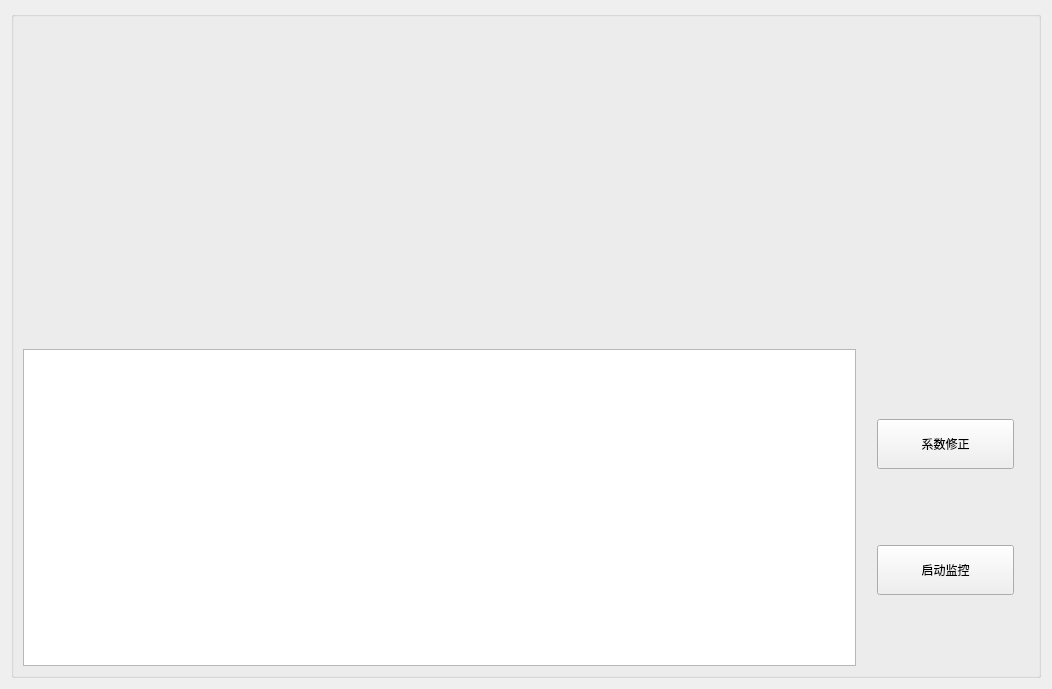
<?xml version="1.0" encoding="UTF-8"?>
<ui version="4.0">
  <class>disp2dwindow</class>
  <widget class="QWidget" name="disp2dwindow">
    <property name="geometry">
      <rect>
        <x>0</x>
        <y>0</y>
        <width>1052</width>
        <height>689</height>
      </rect>
    </property>
    <property name="windowTitle">
      <string>Form</string>
    </property>
    <layout class="QGridLayout" name="gridLayout">
      <item row="0" column="0">
        <widget class="QGroupBox" name="TwoD_groupBox_Picture">
          <property name="title">
            <string />
          </property>
          <layout class="QVBoxLayout" name="verticalLayout_3" stretch="10,10">
            <item>
              <widget class="QLabel" name="lable_Picture">
                <property name="sizePolicy">
                  <sizepolicy hsizetype="Ignored" vsizetype="Ignored">
                    <horstretch>0</horstretch>
                    <verstretch>0</verstretch>
                  </sizepolicy>
                </property>
                <property name="text">
                  <string />
                </property>
                <property name="textFormat">
                  <enum>Qt::AutoText</enum>
                </property>
                <property name="pixmap">
                  <pixmap resource="../../resources/legacy_ui.qrc">:/disp2d/disp2d/image2.jpg</pixmap>
                </property>
                <property name="scaledContents">
                  <bool>true</bool>
                </property>
                <property name="alignment">
                  <set>Qt::AlignLeading|Qt::AlignLeft|Qt::AlignVCenter</set>
                </property>
              </widget>
            </item>
            <item>
              <layout class="QHBoxLayout" name="horizontalLayout_2" stretch="50,10">
                <item>
                  <widget class="QTableView" name="table_Disp2DPara">
                    <property name="styleSheet">
                      <string notr="true" />
                    </property>
                  </widget>
                </item>
                <item>
                  <layout class="QVBoxLayout" name="verticalLayout_4">
                    <property name="leftMargin">
                      <number>15</number>
                    </property>
                    <property name="rightMargin">
                      <number>15</number>
                    </property>
                    <item>
                      <widget class="QPushButton" name="pbtn_ParaRevise">
                        <property name="sizePolicy">
                          <sizepolicy hsizetype="Minimum" vsizetype="Preferred">
                            <horstretch>0</horstretch>
                            <verstretch>0</verstretch>
                          </sizepolicy>
                        </property>
                        <property name="minimumSize">
                          <size>
                            <width>0</width>
                            <height>30</height>
                          </size>
                        </property>
                        <property name="maximumSize">
                          <size>
                            <width>16777215</width>
                            <height>50</height>
                          </size>
                        </property>
                        <property name="text">
                          <string>系数修正</string>
                        </property>
                      </widget>
                    </item>
                    <item>
                      <widget class="QPushButton" name="pbtn_Observe">
                        <property name="sizePolicy">
                          <sizepolicy hsizetype="Minimum" vsizetype="Preferred">
                            <horstretch>0</horstretch>
                            <verstretch>0</verstretch>
                          </sizepolicy>
                        </property>
                        <property name="minimumSize">
                          <size>
                            <width>0</width>
                            <height>30</height>
                          </size>
                        </property>
                        <property name="maximumSize">
                          <size>
                            <width>16777215</width>
                            <height>50</height>
                          </size>
                        </property>
                        <property name="text">
                          <string>启动监控</string>
                        </property>
                      </widget>
                    </item>
                  </layout>
                </item>
              </layout>
            </item>
          </layout>
        </widget>
      </item>
    </layout>
  </widget>
  <resources>
    <include location="../../../resources/legacy_ui.qrc" />
  </resources>
  <connections />
</ui>
